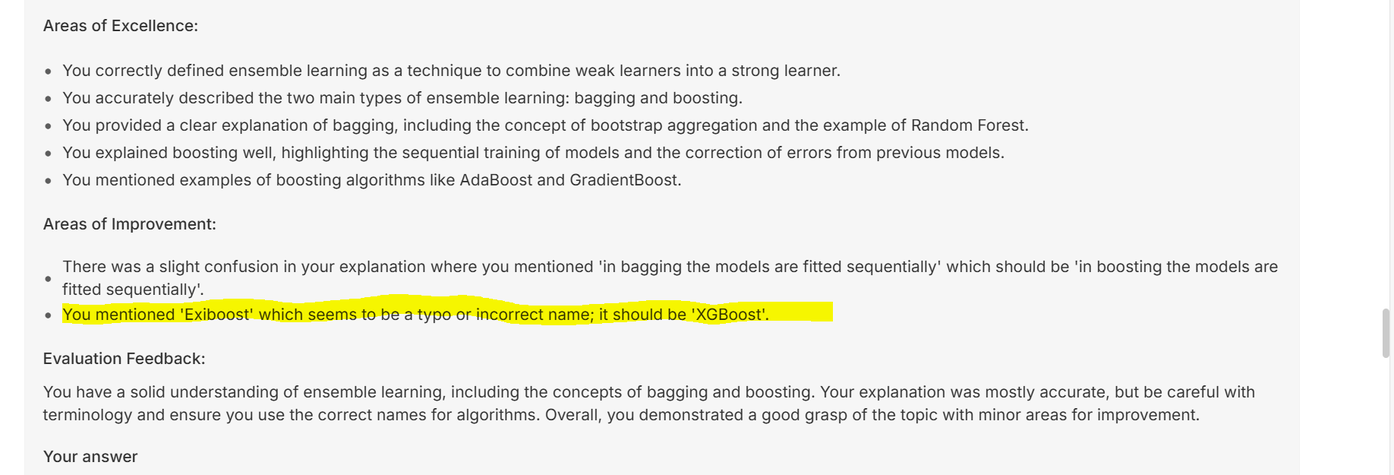
#> input picture Capture1.PNG, 1394 x 475 px, shrunk from 1836 x 625 before the run
$ jupyter execute --allow-errors 'Loading text.ipynb'
#> lines starting #> are read from the running program, lines starting #| are printed output that depends on the picture; after the words box and inside, x2 and y2 are one past the last pixel; in counts of white or black regions, pixels touching at a corner belong together
## Extracting the text from different file Sources

* Image
* PDF
* DOCX

### Extracting text from Images:

#### OCR(Optical Character Recognization)

[cell 1]
import pytesseract
import cv2
import matplotlib.pyplot as plt

[cell 2]
# Lets load and process an image

image = cv2.imread('Capture1.PNG')
#> image is the input picture: shape (475, 1394, 3); mean B, G, R 233.3, 238.4, 238.4

[cell 3]
image

[cell 4]
plt.imshow(image)

[cell 5]
image = cv2.imread('notes.jpg')
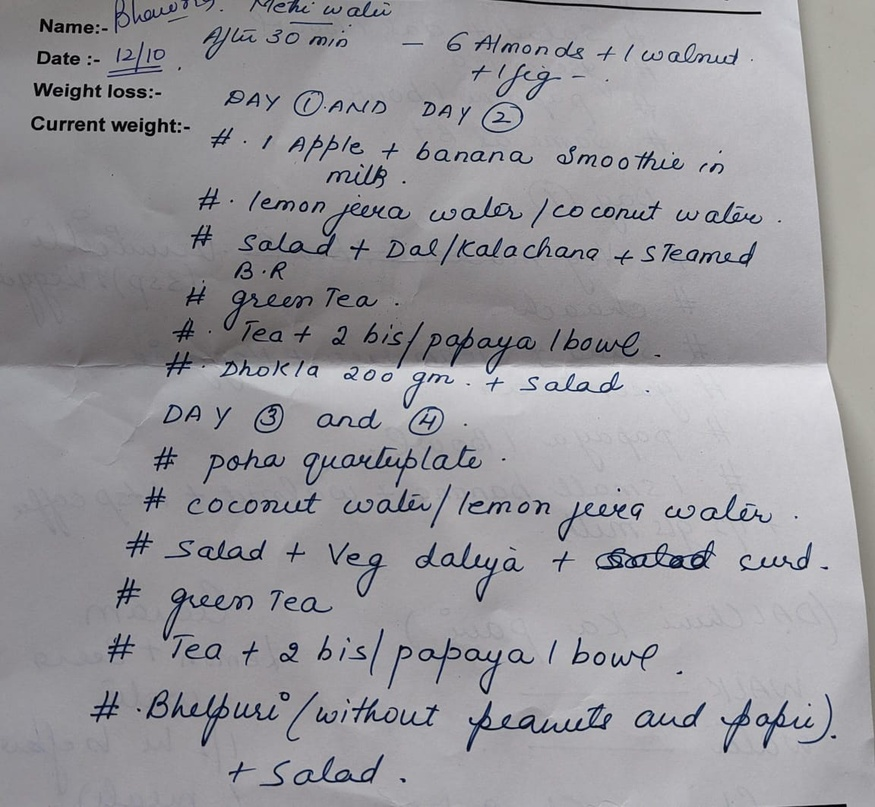
#> input picture notes.jpg, 875 x 807 px, shrunk from 1152 x 1062 before the run
#> image is the input picture: shape (807, 875, 3); mean B, G, R 155.4, 150.8, 151.8
image = cv2.cvtColor(image, cv2.COLOR_BGR2RGB) # To convert BGR to RGB
image_gray = cv2.cvtColor(image, cv2.COLOR_RGB2GRAY) # To convert RGB to Grayscale

[cell 6]
plt.imshow(image)

[cell 7]
plt.imshow(image_gray)

[cell 8]
cv2.imshow('Gray Image', image_gray)
cv2.waitKey(0)
cv2.destroyAllWindows()

[cell 9]
_,image_bw = cv2.threshold(image_gray, 100, 255, cv2.THRESH_BINARY) # To convert grayscale image to binary
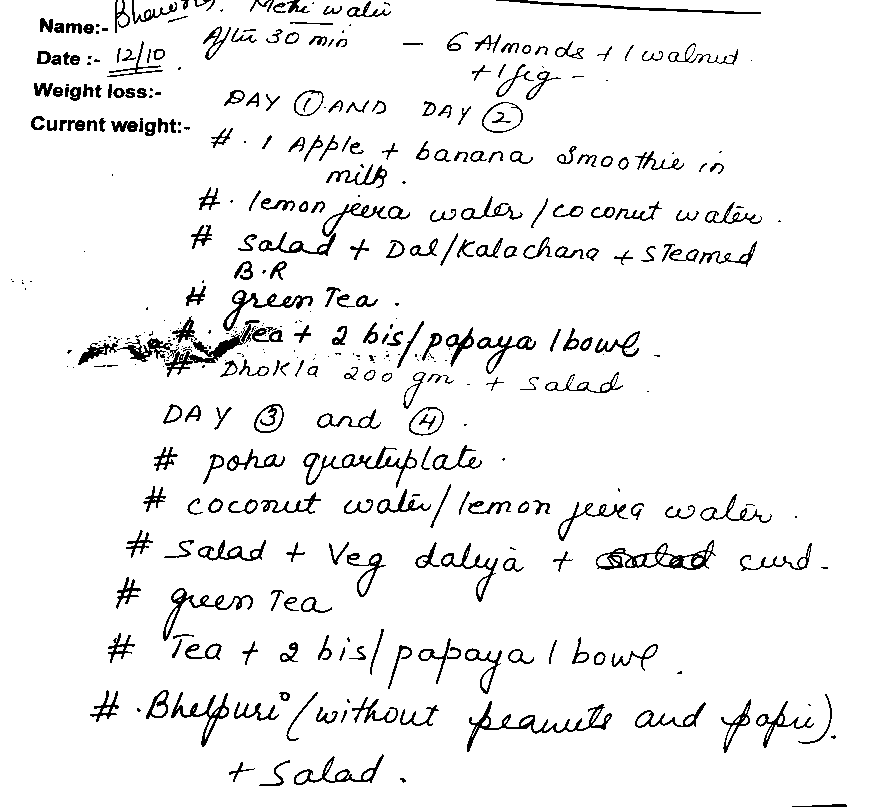
#> image_bw: shape (807, 875); 94.2% white; black in thin lines or dots

[cell 10]
plt.imshow(image_bw)

[cell 11]
cv2.imshow('Binary Image', image_bw)
cv2.waitKey(0)
cv2.destroyAllWindows()

[cell 12]
pytesseract.pytesseract.tesseract_cmd = r'C:\Program Files\Tesseract-OCR\tesseract.exe' # Path to the Tesseract executable

[cell 13]
pytesseract.image_to_string(image_bw)
#> (this line was passed over: pytesseract is not available in this run)

[cell 14]
print(pytesseract.image_to_string(image_bw))
#> (this line was passed over: pytesseract is not available in this run)

[cell 15]
image = cv2.imread('Capture1.PNG')
image = cv2.cvtColor(image, cv2.COLOR_BGR2RGB) # To convert BGR to RGB
#> image: shape (475, 1394, 3)
image_gray = cv2.cvtColor(image, cv2.COLOR_RGB2GRAY) # To convert RGB to Grayscale
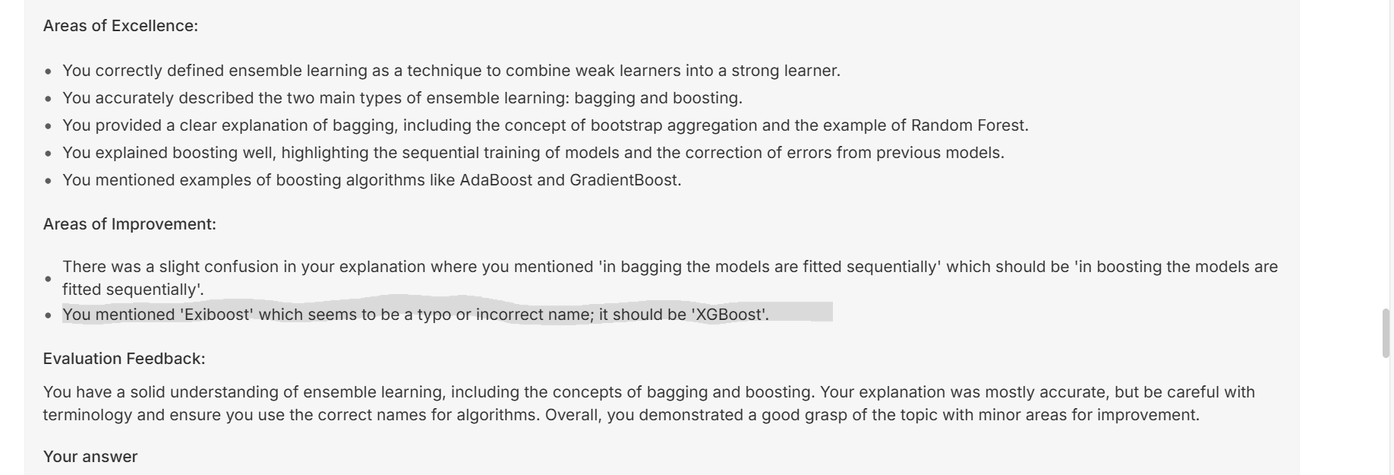
#> image_gray: shape (475, 1394); min 8, max 255, mean 237.8
_,image_bw = cv2.threshold(image_gray, 100, 255, cv2.THRESH_BINARY) # To convert grayscale image to binary
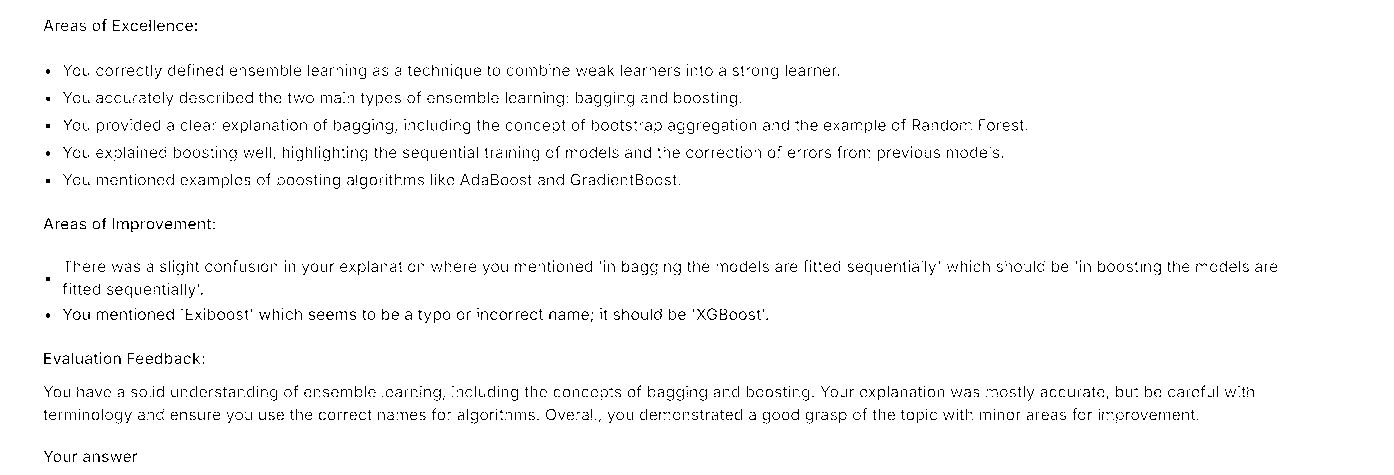
#> image_bw: shape (475, 1394); 97.3% white; black in thin lines or dots, all inside (x1, y1, x2, y2) = (44, 19, 1277, 462)
print(pytesseract.image_to_string(image_bw))
#> (this line was passed over: pytesseract is not available in this run)
